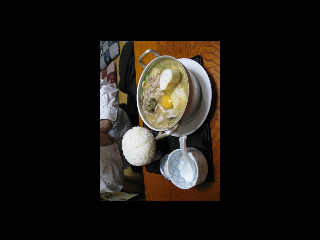
#> input picture sotuken/aaa.bmp, 320 x 240 px, given in place of , which was not available
$ python affin.py
#> lines starting #> are read from the running program, lines starting #| are printed output that depends on the picture; pictures that were not available may be replaced by others from this repository, and a replacement may not be noted
#-*- coding:utf-8 -*-
import cv2
import matplotlib.pyplot as plt
import numpy as np
import math
import random

def expand(image, ratio):
#> called with ratio = 1.69
    h, w = image.shape[:2]
#> h = 240; w = 320
    src = np.array([[0.0, 0.0],[0.0, 1.0],[1.0, 0.0]], np.float32)
    dest = src * ratio
    affine = cv2.getAffineTransform(src, dest)
    return cv2.warpAffine(image, affine, (2*w, 2*h), cv2.INTER_LANCZOS4)
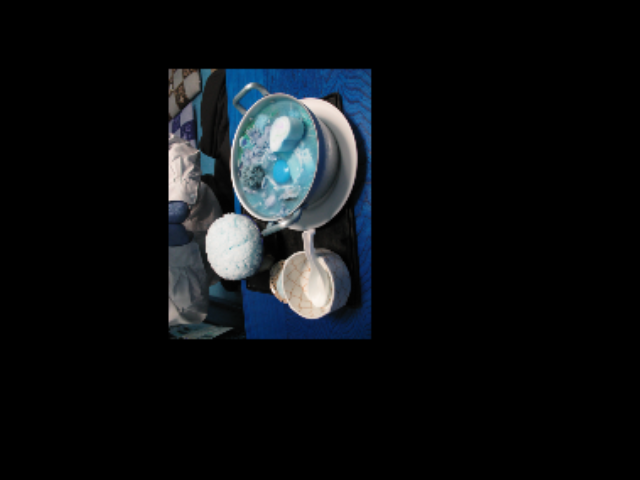
#> returned value: shape (480, 640, 3); mean of channels 0, 1, 2 18.7, 16.4, 13.6; drawn as B, G, R
#> call 2 of expand, with ratio = 2.76
#> in expand (call 2), `return cv2.warpAffine(image, affine, (2*w, 2*h), cv2.INTER_LANCZOS4)`:
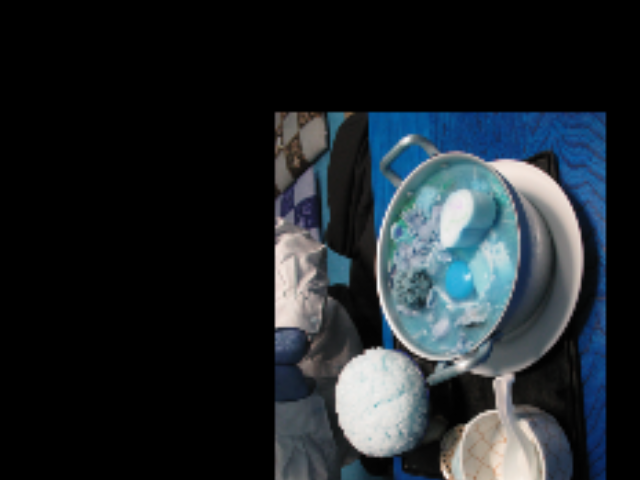
#> returned value: shape (480, 640, 3); mean of channels 0, 1, 2 43.7, 39, 32.6; drawn as B, G, R

def random_shift(image, shifts):
    h, w = image.shape[:2]
#> h = 240; w = 320
    src = np.array([[0.0, 0.0],[0.0, 1.0],[1.0, 0.0]], np.float32)
    dest = src + shifts.reshape(1,-1).astype(np.float32)
    affine = cv2.getAffineTransform(src, dest)
    return cv2.warpAffine(image, affine, (w, h))
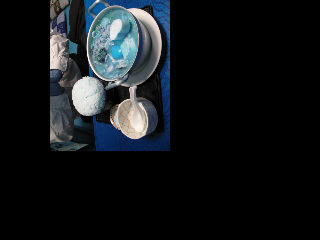
#> returned value: shape (240, 320, 3); mean of channels 0, 1, 2 24.7, 22, 18.6; drawn as B, G, R

def rotate_center(image, angle):
#> called with angle = -45
    h, w = image.shape[:2]
#> h = 240; w = 320
    affine = cv2.getRotationMatrix2D((w/2.0, h/2.0), angle, 1.0)
    return cv2.warpAffine(image, affine, (w, h))
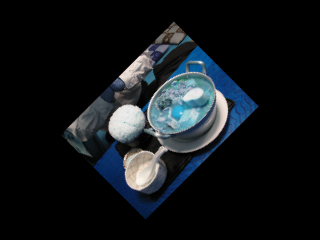
#> returned value: shape (240, 320, 3); mean of channels 0, 1, 2 26.3, 23, 19.1; drawn as B, G, R

def rotate_fit(image, angle):
#> called with angle = -45
    h, w = image.shape[:2]
#> h = 240; w = 320
    # 回転後のサイズ
    radian = np.radians(angle)
    sine = np.abs(np.sin(radian))
    cosine = np.abs(np.cos(radian))
    tri_mat = np.array([[cosine, sine],[sine, cosine]], np.float32)
    old_size = np.array([w,h], np.float32)
#> old_size = [320, 240]
    new_size = np.ravel(np.dot(tri_mat, old_size.reshape(-1,1)))
#> new_size = [396, 396]
    # 回転アフィン
    affine = cv2.getRotationMatrix2D((w/2.0, h/2.0), angle, 1.0)
    # 平行移動
    affine[:2,2] += (new_size-old_size)/2.0
    # リサイズ
    affine[:2,:] *= (old_size / new_size).reshape(-1,1)
    return cv2.warpAffine(image, affine, (w, h))
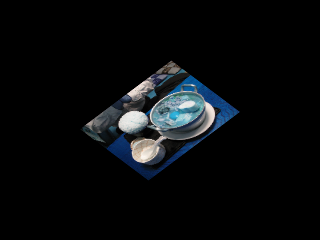
#> returned value: shape (240, 320, 3); mean of channels 0, 1, 2 12.9, 11.3, 9.3; drawn as B, G, R

if __name__ == "__main__":
    print("Insert picture name(.bmp)")
    str = input()
    fig = plt.figure()

    indx1 = random.uniform(0, 2)
    indx2 = random.uniform(2, 3)
    ind = []
    #rand = (random.randint(-100, 100),random.randint(-100, 100))
    rand = (-50,-50)
    ind.append(rand)
    indx3 = np.array(ind)
    #indx4 = random.randrange(0, 360, 6)
    indx4 = -45


    image = cv2.imread(str)[:,:,::-1]
    converted1 = expand(image,indx1)
    converted2 = expand(image,indx2)
    converted3 = random_shift(image,indx3)
    converted4 = rotate_center(image,indx4)
    converted5 = rotate_fit(image,indx4)

    axes=[]
    rows = 2
    cols = 3
    axes.append( fig.add_subplot(rows, cols, 1) )
    subplot_title=("default")
    axes[-1].set_title(subplot_title)
    plt.imshow(image)
    axes.append( fig.add_subplot(rows, cols, 2) )
    subplot_title=("shrink")
    axes[-1].set_title(subplot_title)
    plt.imshow(converted1)
    axes.append( fig.add_subplot(rows, cols, 3) )
    subplot_title=("expand")
    axes[-1].set_title(subplot_title)
    plt.imshow(converted2)
    axes.append( fig.add_subplot(rows, cols, 4) )
    subplot_title=("shift")
    axes[-1].set_title(subplot_title)
    plt.imshow(converted3)
    axes.append( fig.add_subplot(rows, cols, 5) )
    subplot_title=("rotate1")
    axes[-1].set_title(subplot_title)
    plt.imshow(converted4)
    axes.append( fig.add_subplot(rows, cols, 6) )
    subplot_title=("rotate2")
    axes[-1].set_title(subplot_title)
    plt.imshow(converted5)
    plt.show()

$ run again, on sotuken/bbb.bmp
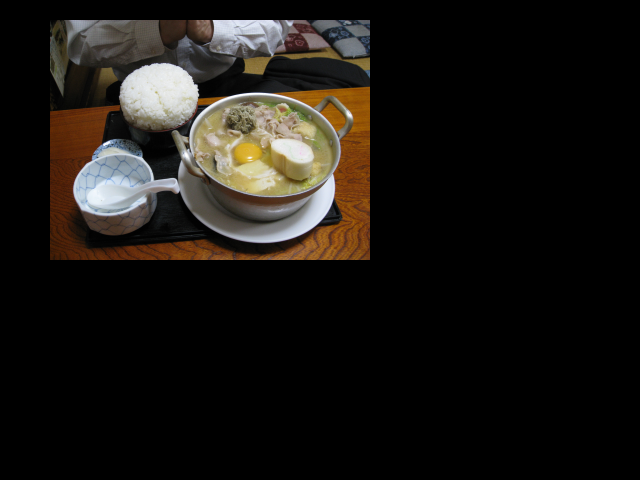
#> input picture sotuken/bbb.bmp, 640 x 480 px, given in place of , which was not available
#> in expand (call 2), `return cv2.warpAffine(image, affine, (2*w, 2*h), cv2.INTER_LANCZOS4)`:
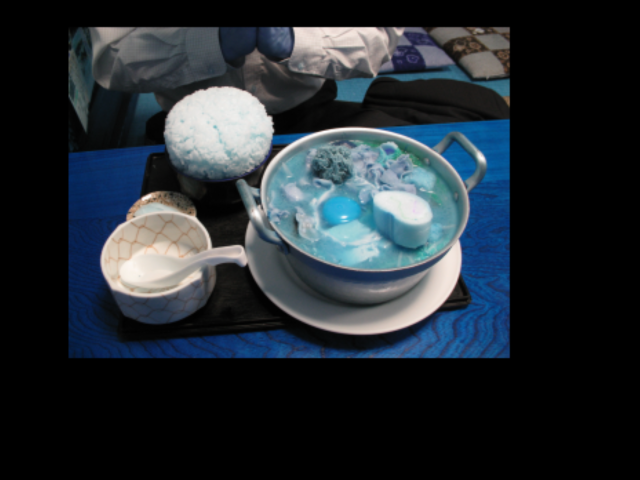
#> returned value: shape (960, 1280, 3) (shown at 1/2 size); mean of channels 0, 1, 2 50, 43.7, 36.2; drawn as B, G, R
#> in rotate_fit, `return cv2.warpAffine(image, affine, (w, h))`:
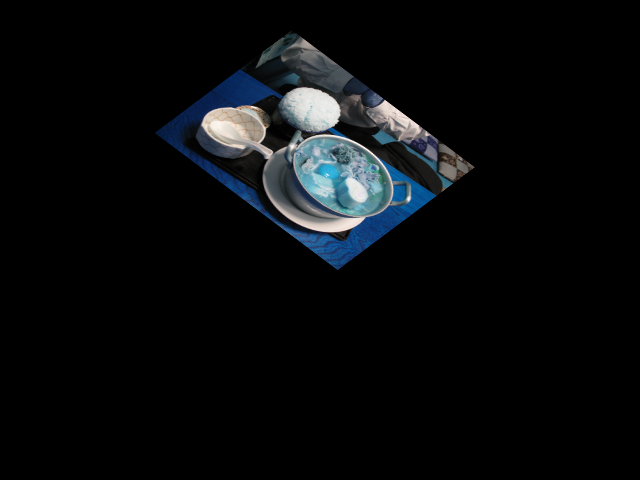
#> returned value: shape (480, 640, 3); mean of channels 0, 1, 2 12.9, 11.3, 9.3; drawn as B, G, R
